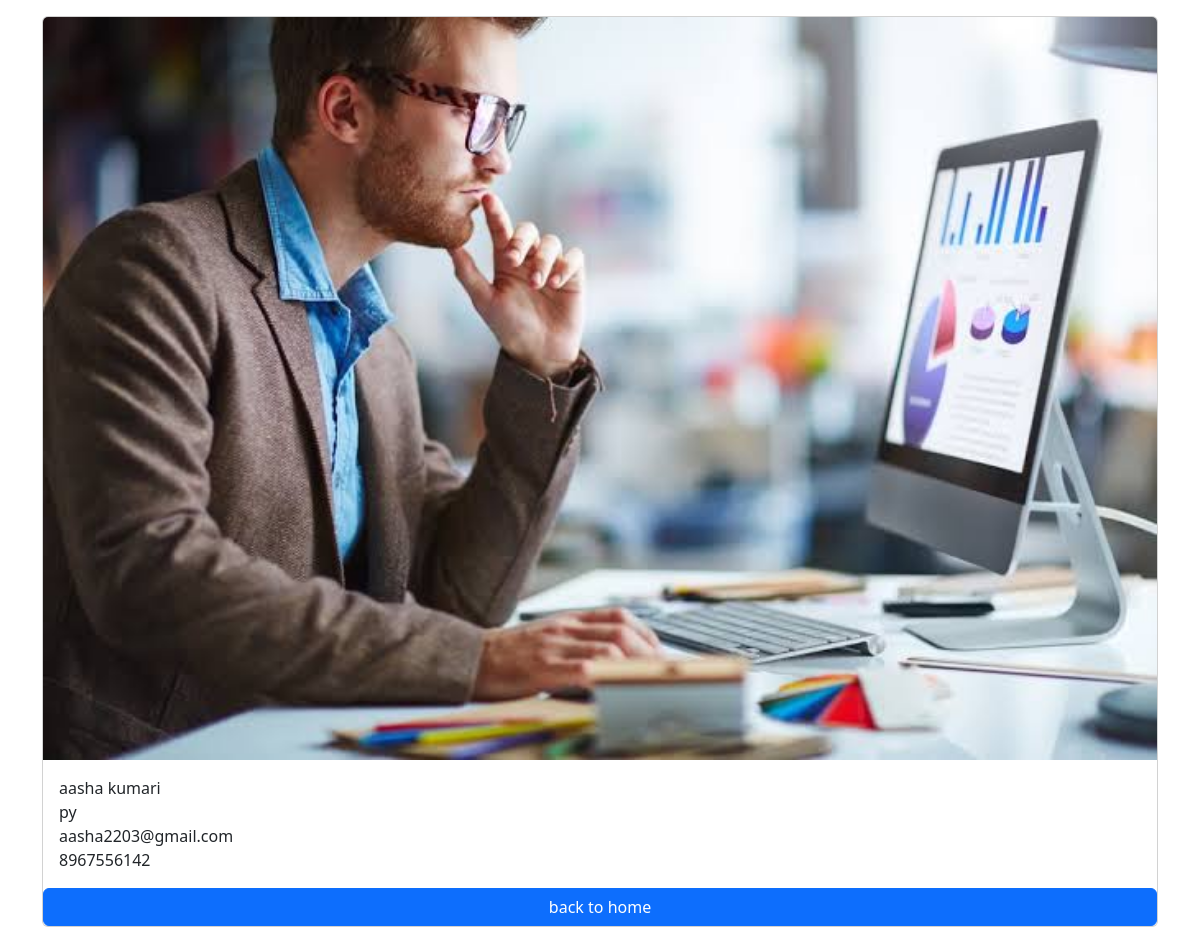
The app's page /employees/7/ with its own data.
### salary/models.py (models this page shows, shortened)
class Employee(models.Model):
    first_name=models.CharField(max_length=100)
    last_name=models.CharField(max_length=100)
    photo=models.ImageField(upload_to='images')
    designation=models.CharField(max_length=100)
    email_address=models.EmailField(max_length=100,unique=True)
    phone_number=models.CharField(max_length=10,blank=True)

### salary/views.py (the view)
# urls.py: path('<int:pk>/',views.employee_detail,name='employee_detail')
def employee_detail(request,pk):
    employee=get_object_or_404(Employee,pk=pk)
    context={
        'employee':employee,
    }
    return render(request,'employee_detail.html',context)

### templates/employee_detail.html (shortened to what this page needs)
<!DOCTYPE html>
<html lang="en">
<head>
    <link href="https://cdn.jsdelivr.net/npm/bootstrap@5.3.2/dist/css/bootstrap.min.css" rel="stylesheet">
</head>
<body>
    <div class="container mt-3">
        <div class="card mx-auto" styles="width:300px">
            <img src="{{employee.photo.url}}" class="card-img-top" alt="">
           <div class="card-body">
            <p class="card-text m-0">{{employee.first_name}} {{employee.last_name}}</p>
            <p class="card-text m-0">{{employee.designation}}</p>
            <p class="card-text m-0">{{employee.email_address}}</p>
            <p class="card-text m-0">{{employee.phone_number}}</p>
           </div>
           <a href="{% url 'home' %}" class="btn btn-primary">back to home</a>
        </div>
    </div>
</body>
</html>

### records on screen
Employee: photo (picture), first_name "aasha", last_name "kumari", designation "py", email_address "aasha2203@gmail.com", phone_number "8967556142"
